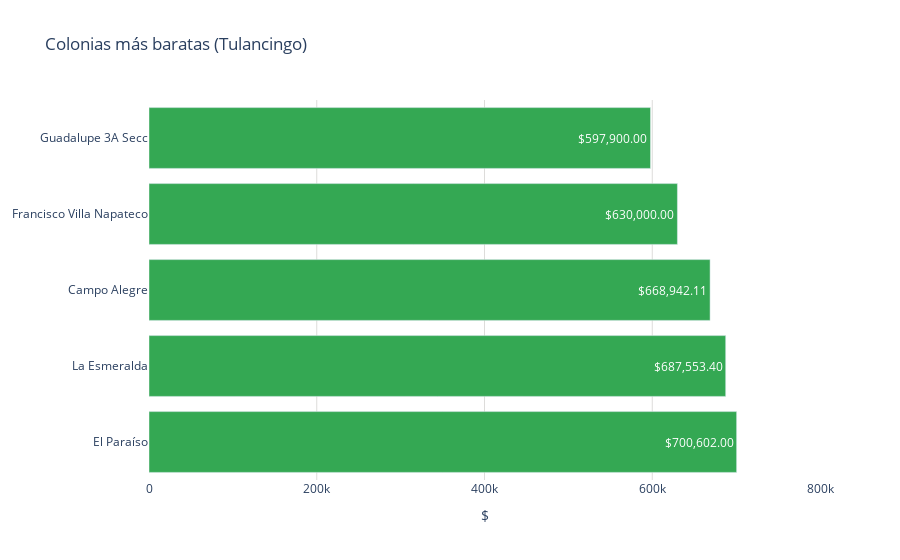

The code cell stored with this chart in its notebook:
### Code cell
colores = ['#df00ff','#939fad','#6773df','#67c2df','#7cc668','#ffb038','#ff4853','#3d45c0']
col = top_colonias_baratas['colonia']
precio = top_colonias_baratas['precio']
fig = go.Figure()
fig.add_trace(go.Bar(
    y=col[::-1],  # Invertir el orden de los datos
    x=precio[::-1],  # Invertir el orden de los datos
    orientation='h', 
    marker_color='#34a853',  # Colores de las barras
    text=precio[::-1].apply(lambda x: '${:,.2f}'.format(x)),  # Invertir el orden de los datos
    textposition='inside',  # Posición del texto (puede ser 'inside' o 'outside')
))
fig.update_layout(
    title='Colonias más baratas (Tulancingo)',  # Título de la gráfica
    xaxis=dict(
        title='$', # Título del eje x
        gridcolor='#dddcda', # Color de las líneas que dividen los rangos del eje X
        range=[0, 800000],  # Establecer el rango del eje y
        tickvals=[0, 200000,400000,600000, 800000],  # Definir los valores de las marcas en el eje y
        #ticktext=['$0.00', '$200,000.00', '$4,000,000.00','$6,000,000.00','$8,000,000.00'],  # Definir el texto de las marcas en el eje y
    ),  
    plot_bgcolor='rgba(0,0,0,0)',  # Color de fondo del gráfico
)
# Exportar gráfica como archivo HTML
def guardar_grafico_como_html(fig, nombre_archivo, carpeta='graficas'):
    # Crear la carpeta si no existe
    if not os.path.exists(carpeta):
        os.makedirs(carpeta)
    
    # Gráfica como archivo HTML en la carpeta especificada
    pio.write_html(fig, f'{carpeta}/{nombre_archivo}.html')

guardar_grafico_como_html(fig, 'g_bar_colbaratas_t5_tulancingo', carpeta='graficas')
fig.show()

### Figure 1 — Plotly figure (JSON) as saved in the notebook; plotly's stock layout.template omitted (floating-point values rounded to 4 significant figures)
{"data": [{"marker": {"color": "#34a853"}, "orientation": "h", "text": ["$700,602.00", "$687,553.40", "$668,942.11", "$630,000.00", "$597,900.00"], "textposition": "inside", "type": "bar", "x": [700602, 687600.0, 668900.0, 630000, 597900], "y": ["El Paraíso", "La Esmeralda", "Campo Alegre", "Francisco Villa Napateco", "Guadalupe 3A Secc"]}], "layout": {"plot_bgcolor": "rgba(0,0,0,0)", "title": {"text": "Colonias más baratas (Tulancingo)"}, "xaxis": {"gridcolor": "#dddcda", "range": [0, 800000], "tickvals": [0, 200000, 400000, 600000, 800000], "title": {"text": "$"}}}}
